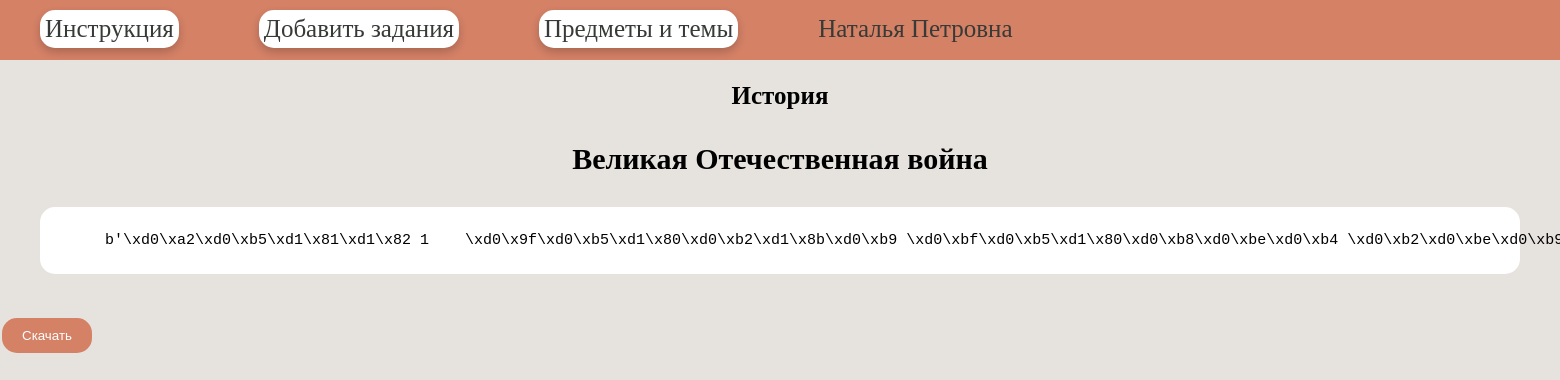
Page /post/1 (signed in) on the committed database.
### tables this page shows
CREATE TABLE mainmenu (
id integer primary key autoincrement,
title text not null,
url text not null
);

CREATE TABLE users (
id integer PRIMARY KEY AUTOINCREMENT,
name text NOT NULL,
email text NOT NULL,
psw text NOT NULL,
time integer NOT NULL
);

CREATE TABLE posts (
id integer PRIMARY KEY AUTOINCREMENT,
users integer NOT NULL,
classes text NOT NULL,
themes text NOT NULL,
text BLOB DEFAULT NULL,
time integer NOT NULL
);

### main.py (the view)
@app.route("/post/<int:id_post>")
@login_required
def showPost(id_post):
    classes, themes, post = dbase.getPost(id_post)
    if not classes or not themes:
        abort(404)
    return render_template('post.html', menu=dbase.getMenu(), classes=classes, title= themes, post=post,id_post=id_post)

### FDataBase.py (called while the page is built)
    def getMenu(self):
        sql = '''SELECT * FROM mainmenu'''
        try:
            self.__cur.execute(sql)
            res = self.__cur.fetchall()
            if res: return res
        except:
            print("Ошибка чтения из БД")
        return []

    def getPost(self, postId):
        try:
            self.__cur.execute(f"SELECT classes, themes, text FROM posts WHERE id = {postId} LIMIT 1")
            res = self.__cur.fetchone()
            if res:
                return res
        except sqlite3.Error as e:
            print("Ошибка получения заданий из БД " + str(e))
        return (False, False)

    def getUser(self, user_id):
        try:
            self.__cur.execute(f"SELECT * FROM users WHERE id = '{user_id}' LIMIT 1")
            res = self.__cur.fetchone()
            if not res:
                print("Пользователь не найден")
                return False
            return res
        except sqlite3.Error as e:
            print("Ошибка получения данных из БД " + str(e))
        return False

### UserLogin.py (called while the page is built)
    def fromDB(self, user_id, db):
        self.__user = db.getUser(user_id)
        return self

    def get_name(self):
        return str(self.__user['name'])

### main.py (called while the page is built)
@login_manager.user_loader
def load_user(user_id):
    print("load_user")
    return UserLogin().fromDB(user_id, dbase)

def connect_db():#создание бд\установление соединения
    conn = sqlite3.connect(app.config['DATABASE'])#путь рассположения бд
    conn.row_factory = sqlite3.Row#записи бд будут ввиде словаря, а не кортежей
    return conn#возвращает установленное соединение

def get_db():
    if not hasattr(g, 'link_db'):
        g.link_db = connect_db()
    return g.link_db

@app.before_request
def before_request():
    global dbase
    db = get_db()
    dbase = FDataBase(db)

### Templates/post.html
{% extends 'base.html' %}
{% block content %}
{{ super() }}
<h2>{{classes}}</h2>
<h3>{{title}}</h3>
<ul class="post">
    <pre>{{ post|safe }}</pre>
</ul>
<form action="/post1/{{ id_post }}">
    <input type="submit" value="Скачать" />
</form>
{% endblock %}

### Templates/base.html (shortened to what this page needs)
<!DOCTYPE html>
<html>
<head>
</head>
<body>
{% block content -%}
         {%- block mainmenu -%}
<ul class ="mainmenu">
    {% for m in menu %}
    <li1> <a href="{{m.url}}">{{m.title}}</a></li1>
    {% endfor %}
        <li2> <a href="{{url_for('profile')}}">{{current_user.get_name()}}</a></li2>
</ul>
         {% endblock mainmenu -%}
{% endblock -%}
</body>
</html>

### Templates/base.html (style rules this page uses)
h2 { text-align: center; font-size: 25px; padding: 1px; }
h3 { text-align: center; font-size: 30px; padding: 1px; }
ul.post { margin: 10px 40px 40px 40px; border: 5px solid #ffffff; border-radius: 15px; background: #fff; text-align: center; }
input[type=submit] { background-color: #D48166; border: none; color: white; padding: 10px 20px; text-decoration: none; margin: 4px 2px; cursor: pointer; border-radius: 15px; }
pre { margin: 20px }
body { font-family: "Franklin Gothic"; font-weight: 300; margin: 0; padding: 0; height: 100%; width: 100%; background: #E6E2DD; font-size: 15px }
a { color: #373A36; text-decoration: none; }
ul.mainmenu { list-style: none; background: #D48166; height: 60px; margin: 0; padding: 0; color: #000000; font-size: 25px; overflow: hidden; font-family: 'Impact'; font-weight: 50; }
ul.mainmenu li1 { float: left; margin: 10px 40px 40px 40px; border: 5px solid #ffffff; border-radius: 15px; box-shadow: 0 4px 8px rgba(0, 0, 0, 0.2); background: #ffffff; }
ul.mainmenu li2 { float: left; margin: 15px 40px 40px 40px; }

### rows in the picture
mainmenu: title "Инструкция"
mainmenu: title "Добавить задания"
mainmenu: title "Предметы и темы"
users: get_name "Наталья Петровна"
posts: classes "История", themes "Великая Отечественная война", text "b'\\xd0\\xa2\\xd0\\xb5\\xd1\\x81\\xd1\\x82 1 \\xd0\\x9f\\xd0\\xb5\\xd1\\x80\\xd0\\xb2\\xd1\\x8b\\xd0\\xb9 \\xd0\\xbf\\xd0\\xb5\\xd1\\x80\\xd0\\xb8\\xd0\\xbe\\xd0\\xb4…"
